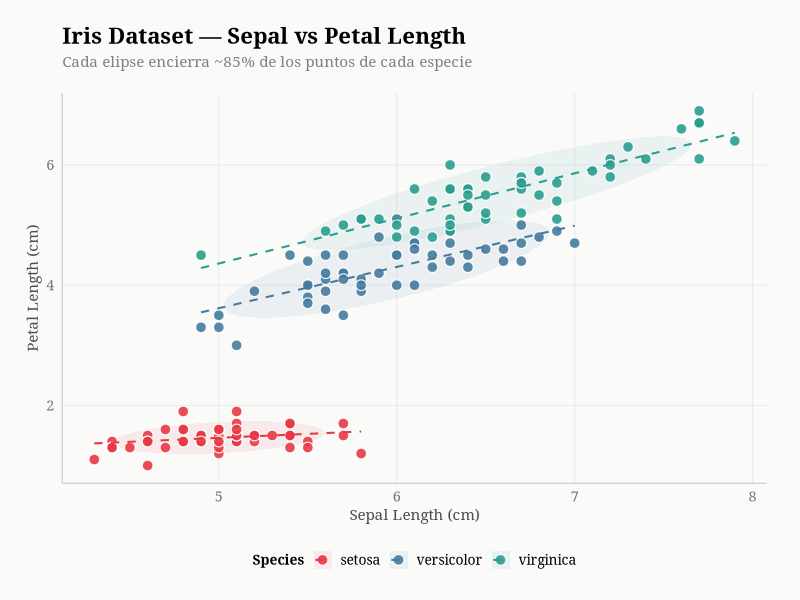

This figure's R source:
library(ggplot2)
library(ggtext)

# Paleta personalizada
cols <- c(
  "setosa"     = "#E63946",
  "versicolor" = "#457B9D",
  "virginica"  = "#2A9D8F"
)

ggplot(iris, aes(Sepal.Length, Petal.Length, color = Species, fill = Species)) +
  
  # Área de fondo suave por especie (convex hull opcional, aquí usamos elipses)
  stat_ellipse(aes(fill = Species), geom = "polygon",
               alpha = 0.08, linewidth = 0, level = 0.85) +
  
  # Puntos con borde blanco para legibilidad
  geom_point(shape = 21, size = 3.2, stroke = 0.6,
             color = "white", aes(fill = Species), alpha = 0.9) +
  
  # Línea de tendencia suave por especie
  geom_smooth(method = "lm", se = FALSE,
              linewidth = 0.7, linetype = "dashed", alpha = 0.6) +
  
  scale_color_manual(values = cols) +
  scale_fill_manual(values = cols) +
  
  labs(
    title    = "Iris Dataset — Sepal vs Petal Length",
    subtitle = "Cada elipse encierra ~85% de los puntos de cada especie",
    x        = "Sepal Length (cm)",
    y        = "Petal Length (cm)",
    color    = "Species",
    fill     = "Species"
  ) +
  
  theme_minimal(base_family = "Georgia", base_size = 13) +
  theme(
    # Títulos
    plot.title      = element_text(face = "bold", size = 16, margin = margin(b = 6)),
    plot.subtitle   = element_text(color = "grey50", size = 11, margin = margin(b = 16)),
    plot.caption    = element_text(color = "grey65", size = 9),
    
    # Ejes
    axis.title      = element_text(color = "grey30", size = 11),
    axis.text       = element_text(color = "grey45"),
    axis.line       = element_line(color = "grey80", linewidth = 0.4),
    
    # Grid
    panel.grid.major = element_line(color = "grey92", linewidth = 0.4),
    panel.grid.minor = element_blank(),
    
    # Leyenda
    legend.position  = "bottom",
    legend.title     = element_text(face = "bold", size = 10),
    legend.text      = element_text(size = 10),
    legend.key.size  = unit(0.9, "lines"),
    
    # Fondo
    plot.background  = element_rect(fill = "#FAFAF8", color = NA),
    panel.background = element_rect(fill = "#FAFAF8", color = NA),
    plot.margin      = margin(20, 24, 16, 20)
  )
